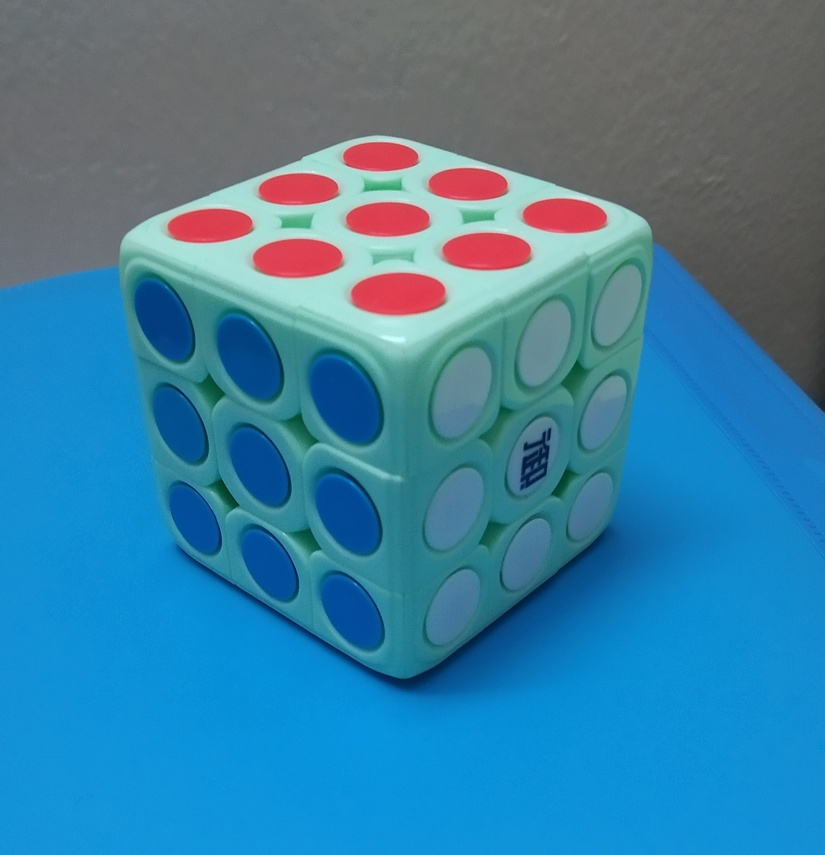
#> input picture images/test1.jpg, 825 x 855 px, shrunk from 2250 x 2333 before the run, given in place of apple1.jpg, which was not available
$ python g_col_hist.py
#> lines starting #> are read from the running program, lines starting #| are printed output that depends on the picture; pictures that were not available may be replaced by others from this repository, and a replacement may not be noted
import cv2
import numpy as np
from color_hist import color_hist
def GCH (image1, image2, nbins):
    #image1_path ==> path for image1
#> called with image1 = 'apple1.jpg', image2 = 'apple2.jpg'
    img1 = cv2.imread(image1, 1)
#> img1 is the input picture: shape (855, 825, 3); mean B, G, R 161.4, 127, 59.4
    hist_1 = color_hist(img1, nbins)
    #image2_path ==> path for image2
    img2 = cv2.imread(image2, 1)
    hist_2 = color_hist(img2, nbins)
    dist = 0
    for i in range(len(hist_1)):
        dist += abs((hist_1[i]**2)-(hist_2[i]**2))**(0.5)
    print(image1, image2, " : ", dist)
GCH('apple1.jpg', 'apple2.jpg', [32, 32, 32])
#> (the call stopped at in GCH, `hist_1 = color_hist(img1, nbins)`: color_hist is not available in this run)
GCH('apple2.jpg', 'apple2.jpg', [32, 32, 32])
#> call 2 of GCH, with image1 = 'apple2.jpg', image2 = 'apple2.jpg'
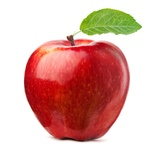
#> input picture images/apple2.jpg, 156 x 149 px, shrunk from 425 x 406 before the run, found by its file name
#> in GCH, img1 is the input picture: shape (149, 156, 3); mean B, G, R 166, 173.3, 220.3
#> (the call stopped at in GCH, `hist_1 = color_hist(img1, nbins)`: color_hist is not available in this run)
GCH('apple3.jpg', 'apple2.jpg', [32, 32, 32])
#> call 3 of GCH, with image1 = 'apple3.jpg', image2 = 'apple2.jpg'
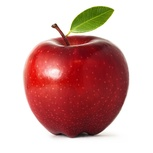
#> input picture images/apple3.jpg, 153 x 153 px, shrunk from 416 x 416 before the run, found by its file name
#> in GCH, img1 is the input picture: shape (153, 153, 3); mean B, G, R 167.5, 170.4, 211.8
#> (the call stopped at in GCH, `hist_1 = color_hist(img1, nbins)`: color_hist is not available in this run)
GCH('apple4.jpg', 'apple2.jpg', [32, 32, 32])
#> call 4 of GCH, with image1 = 'apple4.jpg', image2 = 'apple2.jpg'
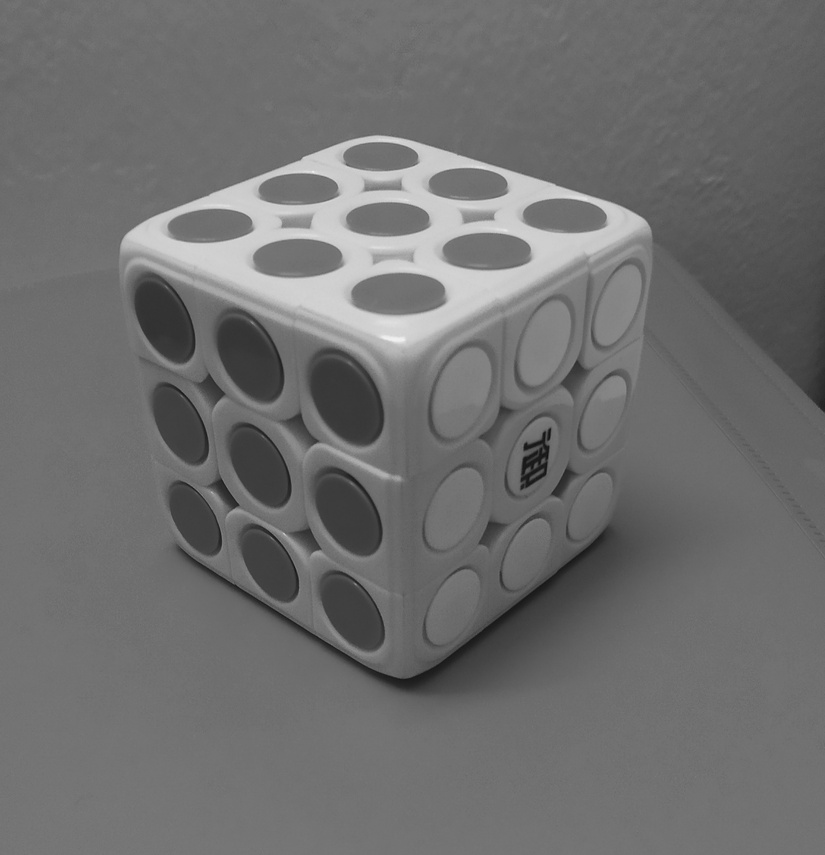
#> input picture images/test1out.jpg, 825 x 855 px, shrunk from 2250 x 2333 before the run, given in place of apple4.jpg, which was not available
#> in GCH, img1 is the input picture: shape (855, 825, 3); min 16, max 241, mean 110.7
#> (the call stopped at in GCH, `hist_1 = color_hist(img1, nbins)`: color_hist is not available in this run)
